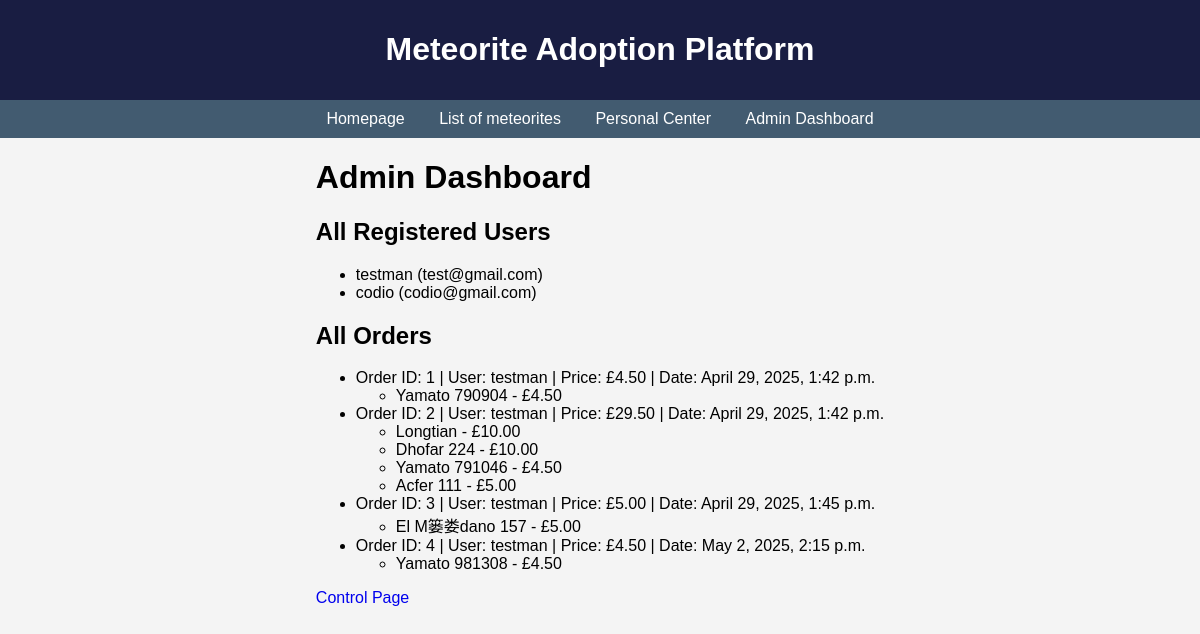
The page /admin-dashboard/ (signed in) on the database as committed earlier.
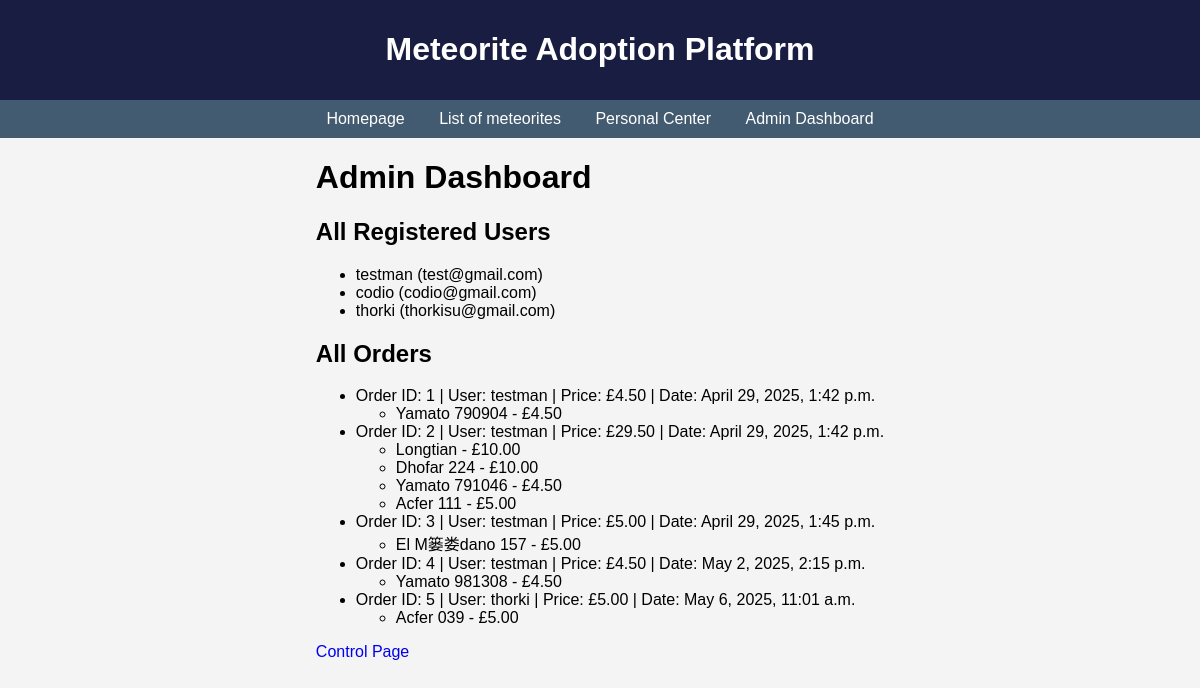
The same page on the database as committed later.
### user/models.py (models this page shows)
class User(AbstractUser):
    USER_TYPE_CHOICES = [
        ('admin', 'Admin'),
        ('normal', 'Normal'),
    ]
    usertype = models.CharField(max_length=20, choices=USER_TYPE_CHOICES)
    reg_time = models.DateTimeField(auto_now_add=True)

### order/models.py (models this page shows)
class Order(models.Model):
    user = models.ForeignKey(User, on_delete=models.CASCADE)
    price = models.DecimalField(max_digits=10, decimal_places=2)
    date = models.DateTimeField(auto_now_add=True)

class OrderItem(models.Model):
    order = models.ForeignKey(Order, related_name='items', on_delete=models.CASCADE)
    meteorite = models.ForeignKey(Meteorite, on_delete=models.CASCADE)
    price = models.DecimalField(max_digits=10, decimal_places=2)

### meteorite/models.py (models this page shows)
class Meteorite(models.Model):
    name = models.CharField(max_length=100, unique=True)
    id = models.IntegerField(primary_key=True)
    nametype = models.CharField(max_length=20)
    recclass = models.CharField(max_length=50)
    mass = models.FloatField()
    fall = models.CharField(max_length=20)
    year = models.IntegerField()
    latitude = models.DecimalField(max_digits=9, decimal_places=6)
    longitude = models.DecimalField(max_digits=9, decimal_places=6)
    price = models.DecimalField(max_digits=10, decimal_places=2)

### mysite/views.py (the view)
# urls.py: path('admin-dashboard/', views.admin_dashboard, name='admin_dashboard'),
@user_passes_test(lambda u: u.is_superuser)
def admin_dashboard(request):
    users = User.objects.all()
    orders = Order.objects.all()
    return render(request, 'order/admin_dashboard.html', {
        'users': users,
        'orders': orders,
    })

### templates/order/admin_dashboard.html (shortened to what this page needs)
{% extends 'meteorite/main.html' %}
{% block content %}
    <h1>Admin Dashboard</h1>
    <h2>All Registered Users</h2>
    <ul>
        {% for user in users %}
            <li>{{ user.username }} ({{ user.email }})</li>
        {% endfor %}
    </ul>
    <h2>All Orders</h2>
    <ul>
        {% for order in orders %}
            <li>
                Order ID: {{ order.id }} | User: {{ order.user.username }} | Price: £{{ order.price }} | Date: {{ order.date }}
                <ul>
                    {% for item in order.items.all %}
                        <li>{{ item.meteorite.name }} - £{{ item.price }}</li>
                    {% endfor %}
                </ul>
            </li>
        {% endfor %}
    </ul>
    <a href="/admin/">Control Page</a>
{% endblock %}

### templates/meteorite/main.html (shortened to what this page needs)
<!DOCTYPE html>
<html>
<head>
    {% load static %}
    <link rel="stylesheet" href="{% static 'meteorite/styles.css' %}">
</head>
<body>
    <header>
        <h1>Meteorite Adoption Platform</h1>
    </header>
    <nav>
        <a href="{% url 'meteorite:homepage' %}">Homepage</a>
        <a href="{% url 'meteorite:meteorite_list' %}">List of meteorites</a>
        {% if user.is_authenticated %}
            <a href="{% url 'user:profile' %}">Personal Center</a>
        {% else %}
            <a href="{% url 'user:login' %}">Log-in</a>
        {% endif %}
        {% if user.is_authenticated %}
            {% if user.is_staff %}
                <a href="{% url 'admin_dashboard' %}">Admin Dashboard</a>
            {% else %}
                <a href="{% url 'order:view_cart' %}">My Cart</a>
                <a href="{% url 'order:my_orders' %}">My Orders</a>
            {% endif %}
        {% endif %}
    </nav>
    <div class="main">
        <div class="content">
            {% block content %}{% endblock %}
        </div>
    </div>
</body>
</html>

### meteorite/static/meteorite/styles.css (style rules this page uses)
body { font-family: Arial, sans-serif; margin: 0; padding: 0; background-color: #f4f4f4; }
header { background-color: #191d42; color: white; padding: 10px 0; text-align: center; }
nav { background-color: #425b70; text-align: center; padding: 10px; }
nav a { color: white; margin: 0 15px; }
a { text-decoration: none; }
.main { display: flex; justify-content: center; }
.content { max-width: 80%; }

Rows that differ between the two databases and show on the page:
added User: username "thorki", email "thorkisu@gmail.com"
added Order: id "5", user.username "thorki", price "5.00", date "May 6, 2025, 11:01 a.m."
added OrderItem: meteorite.name "Acfer 039", price "5.00", shown under "5"
